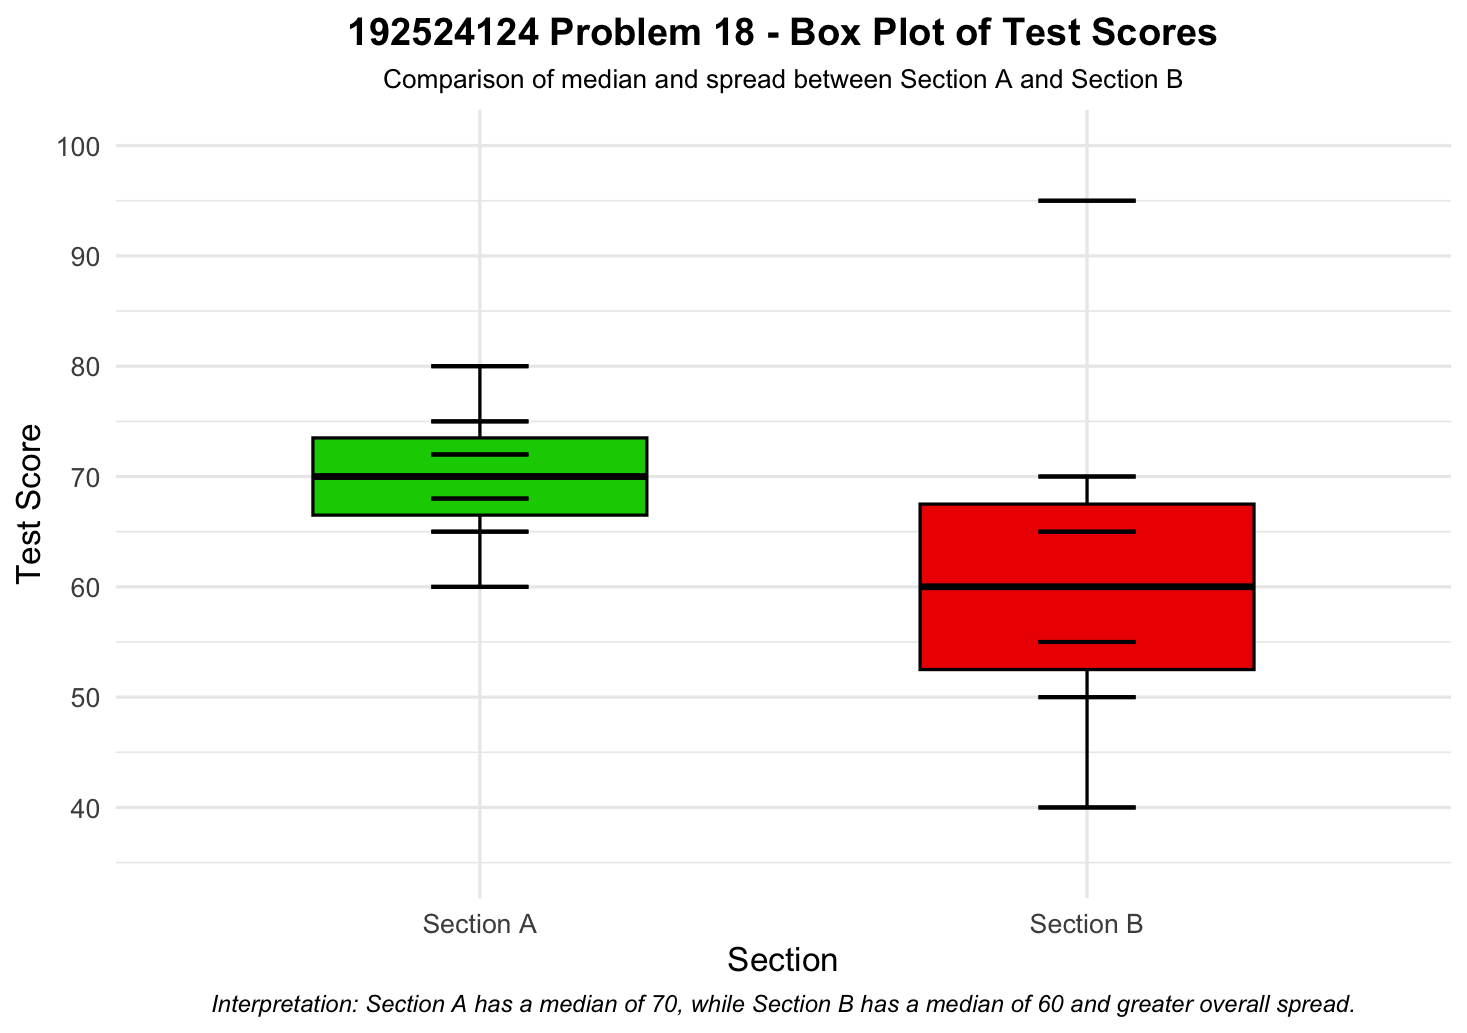

Generate this figure with R:
# Problem 18 - Box Plot

library(ggplot2)

scores <- data.frame(
  Section = c(
    rep("Section A", 7),
    rep("Section B", 7)
  ),
  Score = c(
    60, 65, 68, 70, 72, 75, 80,
    40, 50, 55, 60, 65, 70, 95
  )
)

ggplot(
  scores,
  aes(
    x = Section,
    y = Score,
    fill = Section
  )
) +
  
  geom_boxplot(
    width = 0.55,
    color = "black",
    outlier.shape = NA
  ) +
  
  geom_errorbar(
    aes(
      ymin = Score,
      ymax = Score
    ),
    width = 0.16,
    color = "black",
    linewidth = 0.8
  ) +
  
  stat_summary(
    fun = median,
    geom = "crossbar",
    width = 0.55,
    color = "black",
    fatten = 2
  ) +
  
  scale_fill_manual(
    values = c(
      "Section A" = "green3",
      "Section B" = "red2"
    )
  ) +
  
  labs(
    title = "192524124 Problem 18 - Box Plot of Test Scores",
    subtitle = "Comparison of median and spread between Section A and Section B",
    x = "Section",
    y = "Test Score",
    caption = "Interpretation: Section A has a median of 70, while Section B has a median of 60 and greater overall spread."
  ) +
  
  scale_y_continuous(
    breaks = seq(40, 100, 10),
    limits = c(35, 100)
  ) +
  
  theme_minimal(base_size = 14) +
  
  theme(
    plot.title = element_text(
      hjust = 0.5,
      face = "bold",
      size = 16
    ),
    plot.subtitle = element_text(
      hjust = 0.5,
      size = 11
    ),
    plot.caption = element_text(
      hjust = 0.5,
      face = "italic",
      size = 10
    ),
    legend.position = "none"
  )
